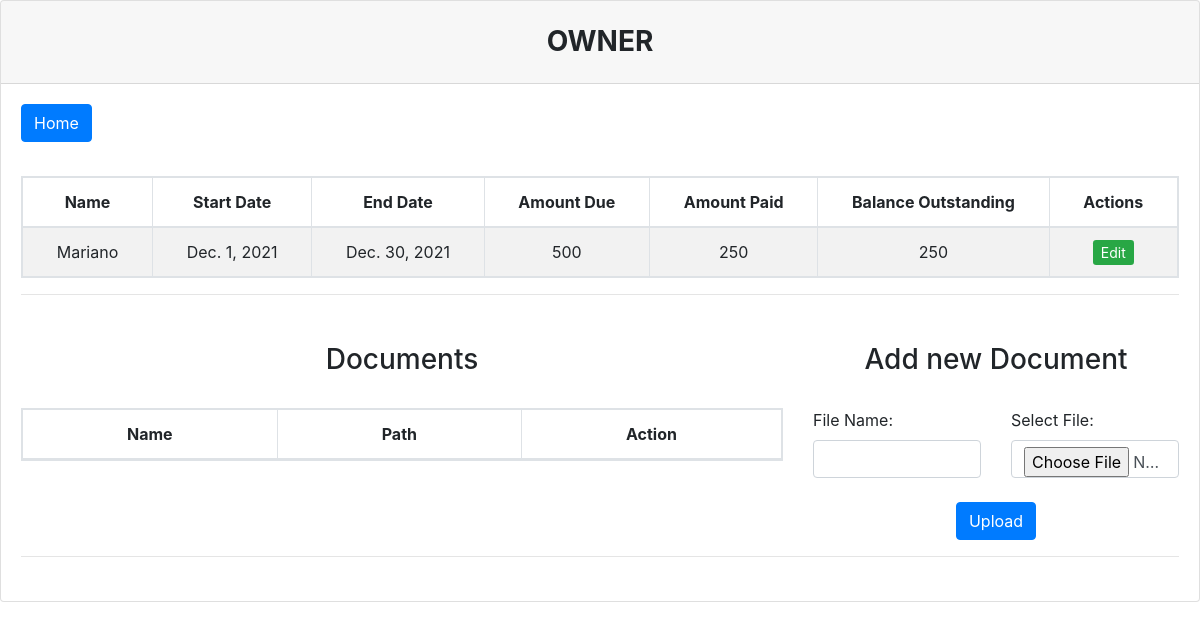
Before: /view_owner/1 (signed in) with the older database file.
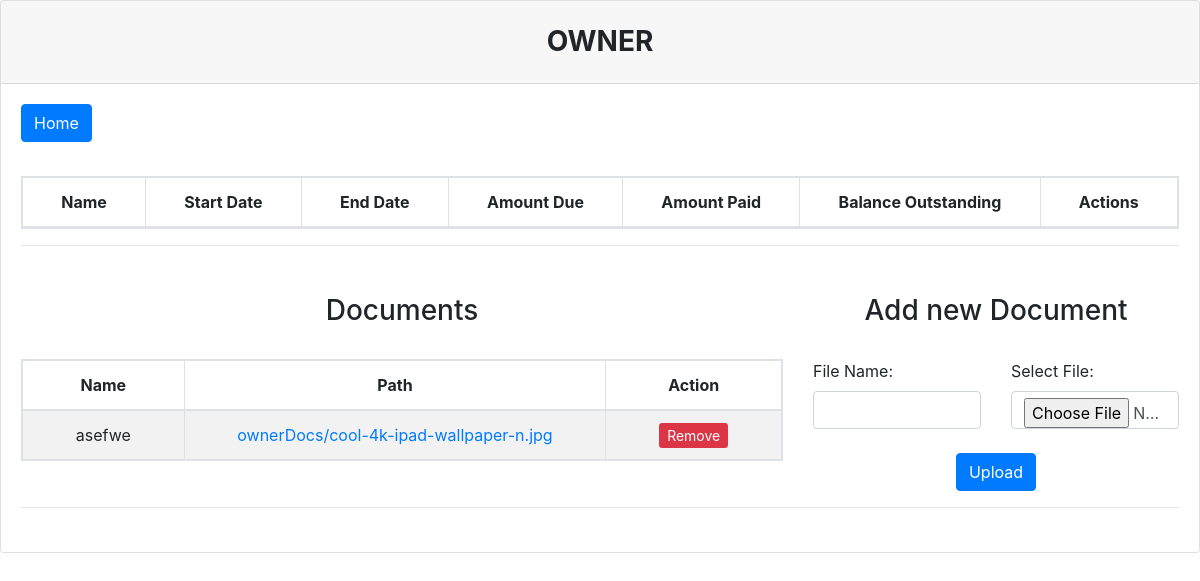
After: the same page with the newer database file.
### Manager/models.py (models this page shows)
class owner(models.Model):
    name = models.CharField(max_length=100, blank=False)
    start = models.DateField(max_length=100, blank=False, )
    end = models.DateField(max_length=100, blank=False, )
    amount_due = models.IntegerField(blank=False, )
    amount_paid = models.IntegerField(blank=False, )
    balance = models.CharField(max_length=99999, blank=False, )

class ownerDocs(models.Model):
    owner_account_id = models.IntegerField(blank=False)
    file_name = models.CharField(max_length=20, blank=False)
    doc = models.FileField(upload_to='ownerDocs/')

### Manager/views.py (the view)
# urls.py: path('view_owner/<int:owner_id>', view_owner, name="view_owner"),
@login_required(login_url="/login")
def view_owner(request, owner_id):
    if request.user.is_superuser:
        update_obalance()
        if request.method == "POST":
            form = ownerDocsForm(request.POST, request.FILES)
            if form.is_valid():
                form.save()
                return redirect('view_owner', owner_id=owner_id)
            else:
                print(form.errors)
                messages.error(request, 'Please use correct data!')
                return redirect('view_owner', owner_id=owner_id)
        else:
            owner_obj = owner.objects.all().filter(id=owner_id)
            doc_obj = ownerDocs.objects.all().filter(owner_account_id=owner_id)
            form = ownerDocsForm
            return render(request, 'view_owner.html', {'owners':owner_obj, 'documents':doc_obj, 'form':form})
    else:
        return HttpResponse("Access Denied")

### Manager/views.py (called while the page is built)
def update_obalance():
    owners_obj = owner.objects.all()
    for owner_i in owners_obj:
        balance = owner_i.amount_due - owner_i.amount_paid
        owner_i.balance = balance
        owner_i.save()

### Manager/templates/view_owner.html (shortened to what the changed rows need)
{%  load static %}
<!DOCTYPE html>
<html lang="en">
<head>
    <link rel="stylesheet" href="{% static 'css/bootstrap.css' %}">
</head>
<body>
    <div class="card">
      <div class="card-body">
        <div id="table" class="table-editable">
          <br>
          <br>
          <br>
          <table class="table table-bordered table-responsive table-striped text-center">
            <thead>
              <tr>
                <th class="text-center" style="white-space: nowrap;width: 1%;">Name</th>
                <th class="text-center" style="white-space: nowrap;width: 1%;">Start Date</th>
                <th class="text-center" style="white-space: nowrap;width: 1%;">End Date</th>
                <th class="text-center" style="white-space: nowrap;width: 1%;">Amount Due</th>
                <th class="text-center" style="white-space: nowrap;width: 1%;">Amount Paid</th>
                <th class="text-center" style="white-space: nowrap;width: 1%;">Balance Outstanding</th>
                <th class="text-center" style="white-space: nowrap;width: 1%;">Actions</th>
              </tr>
            </thead>
            <tbody id="myTable">
                {% for owner in owners %}
                    <tr>
                        <td class="pt-3-half" style="white-space: nowrap;width: 1%;">{{ owner.name }}</td>
                        <td class="pt-3-half" style="white-space: nowrap;width: 1%;">{{ owner.start }}</td>
                        <td class="pt-3-half" style="white-space: nowrap;width: 1%;">{{ owner.end }}</td>
                        <td class="pt-3-half" style="white-space: nowrap;width: 1%;">{{ owner.amount_due }}</td>
                        <td class="pt-3-half" style="white-space: nowrap;width: 1%;">{{ owner.amount_paid }}</td>
                        <td class="pt-3-half" style="white-space: nowrap;width: 1%;">{{ owner.balance }}</td>
                        <td class="pt-3-half" style="white-space: nowrap;width: 1%;">
                            <a href="{% url 'edit_owner' owner.id %}" class="btn-sm btn-success">Edit</a>
                        </td>
                      </tr>
                {% endfor %}
            </tbody>
            </table>
            <div class="row">
                <div class="col-8 col-lg-8 col-xl-8">
                    <br>
                    <br>
                    <table class="table table-bordered table-responsive table-striped text-center">
                    <thead>
                      <tr>
                        <th class="text-center" style="white-space: nowrap;width: 1%;">Name</th>
                        <th class="text-center" style="white-space: nowrap;width: 1%;">Path</th>
                        <th class="text-center" style="white-space: nowrap;width: 1%;">Action</th>
                      </tr>
                    </thead>
                    <tbody id="myTable">
                        {% for document in documents %}
                            <tr>
                                <td class="pt-3-half" style="white-space: nowrap;width: 1%;">{{ document.file_name }}</td>
                                <td class="pt-3-half" style="white-space: nowrap;width: 1%;"><a href="{% url 'download' document.doc %}">{{ document.doc }}</a></td>
                                <td class="pt-3-half" style="white-space: nowrap;width: 1%;">
                                    <a href="{% url 'delete_ownerDoc' document.owner_account_id %}" class="btn-sm btn-danger">Remove</a>
                                </td>
                              </tr>
                        {% endfor %}
                    </tbody>
                    </table>
                </div>
            </div>
            </div>
          </div>
    </div>
    <link rel="stylesheet" href="https://cdn.datatables.net/1.10.22/css/dataTables.bootstrap4.min.css">
</body>
</html>

Changed rows visible on the page:
removed owner: name "Mariano", start "Dec. 1, 2021", end "Dec. 30, 2021", amount_due "500", amount_paid "250", balance "250"
added ownerDocs: file_name "asefwe", doc "ownerDocs/cool-4k-ipad-wallpaper-n.jpg"
